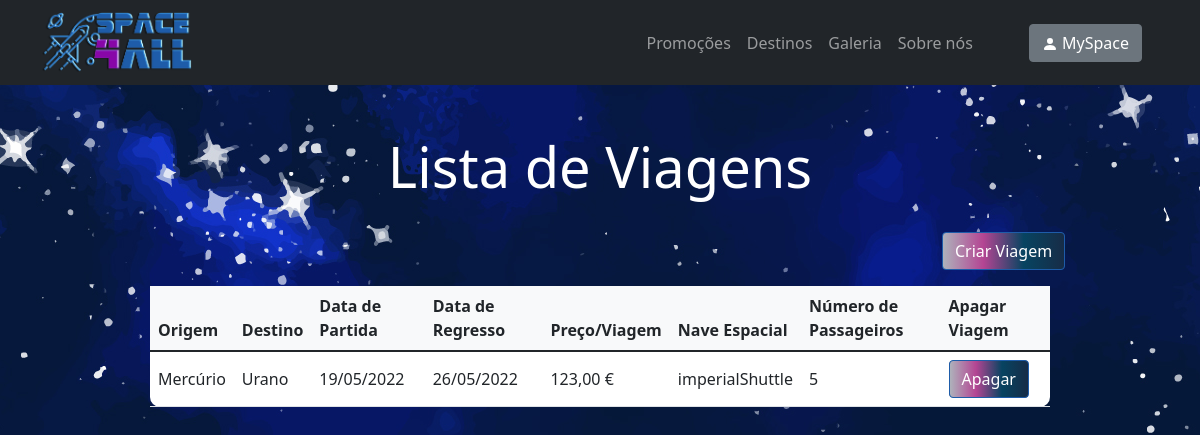
The page /trip-list on the database as committed earlier.
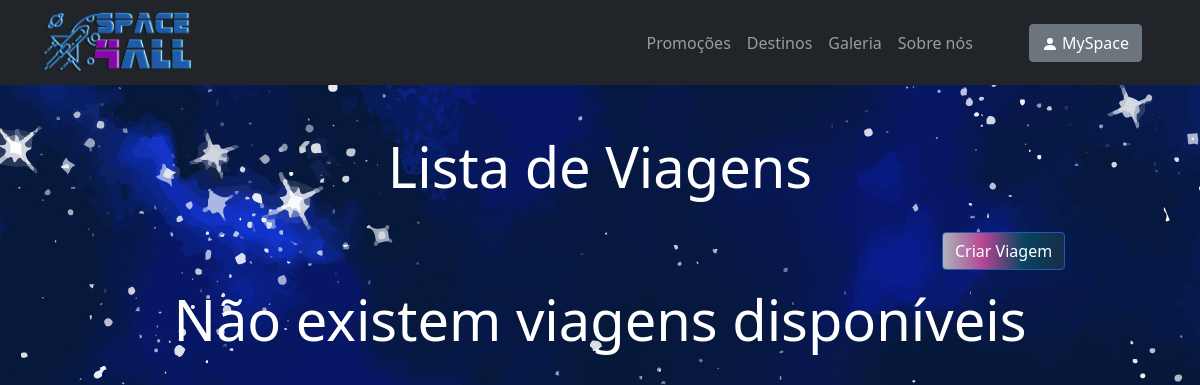
The same page on the database as committed later.
### space_trip/models.py (models this page shows)
class Trip(models.Model):
 origin = models.CharField(max_length=50)
 destination = models.CharField(max_length=50)
 departure_date = models.DateTimeField('departure_date')
 return_date = models.DateTimeField('return_date')
 price = models.IntegerField(default=600)
 spaceship = models.CharField(max_length=50)
 number_of_passengers = models.IntegerField(default=1)

### space_trip/views.py (the view)
# urls.py: path("trip-list", views.tripList, name="trip-list"),
def tripList(request):
    trip_list = Trip.objects.all()
    return render(request, 'space_trip/trip-list.html', {'trip_list': trip_list})

### space_trip/templates/space_trip/trip-list.html (shortened to what this page needs)
{% extends "./index.html" %}
{% load static %}
{% block body %}
<div>
      <br><br>
       <h1 style="color: white; text-align: center;" class="glow display-4">Lista de Viagens</h1>
      <br>
      <a href="{% url 'space_trip:trip-management' %}"><button class="btn btn-primary btn-block fa-lg gradient-custom-2 mb-3" style="position: relative; left: 78.5%">Criar Viagem</button></a>
      <br>
      {% if trip_list %}
          <table class="table align-middle mb-0 bg-white w-75" style="border-radius: 10px; margin-left: auto; margin-right: auto;">
            <thead class="bg-light">
              <tr>
                <th>Origem</th>
                <th>Destino</th>
                <th>Data de Partida</th>
                <th>Data de Regresso</th>
                <th>Preço/Viagem</th>
                <th>Nave Espacial</th>
                <th>Número de Passageiros</th>
                <th>Apagar Viagem</th>
              </tr>
            </thead>
            <tbody>
            {% for trip in trip_list %}
                  <tr>
                    <td>
                        {{ trip.origin }}
                    </td>
                    <td>
                        {{ trip.destination }}
                    </td>
                    <td>
                        {{ trip.departure_date|date:"d/m/Y" }}
                    </td>
                    <td>
                        {{ trip.return_date|date:"d/m/Y" }}
                    </td>
                    <td>
                        {{ trip.price }},00 €
                    </td>
                    <td>
                        {{ trip.spaceship }}
                    </td>
                    <td>
                        {{ trip.number_of_passengers }}
                    </td>
                    <td>
                        <form action="{% url 'space_trip:deleteTrip' trip.id %}" method="get">
                            <input class="btn btn-primary btn-block fa-lg gradient-custom-2" type="submit" value="Apagar" />
                        </form>
                    </td>
                  </tr>
                {% endfor %}
            </tbody>
          </table>
    {% else %}
        <h1 style="color: white; text-align: center;" class="glow display-4">Não existem viagens disponíveis</h1>
    {% endif %}
</div>
{% endblock %}

Rows that differ between the two databases and show on the page:
removed Trip: origin "Mercúrio", destination "Urano", departure_date "19/05/2022", return_date "26/05/2022", price "123", spaceship "imperialShuttle", number_of_passengers "5"
Other text that changed with them:
text no longer shown: "Origem Destino Data de Partida Data de Regresso Preço/Viagem Nave Espacial Número de Passageiros Apagar Viagem"
text now shown: "Não existem viagens disponíveis"
